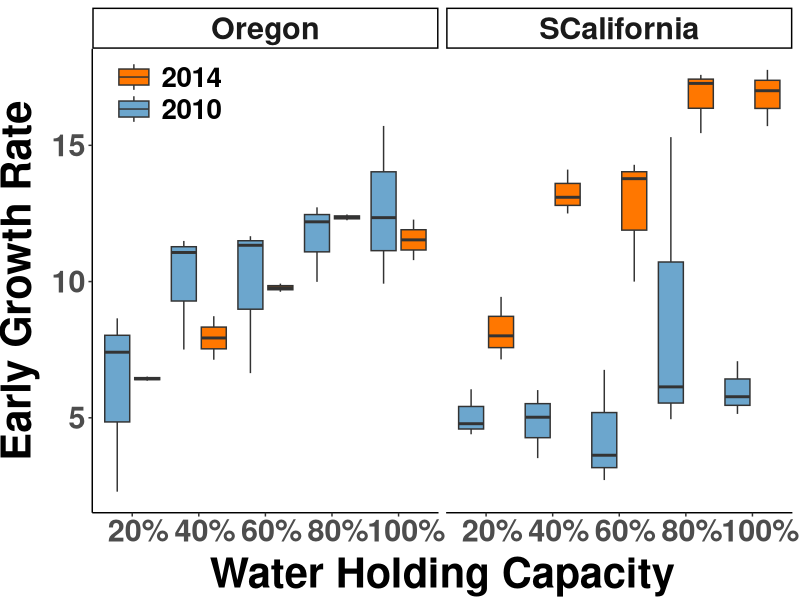
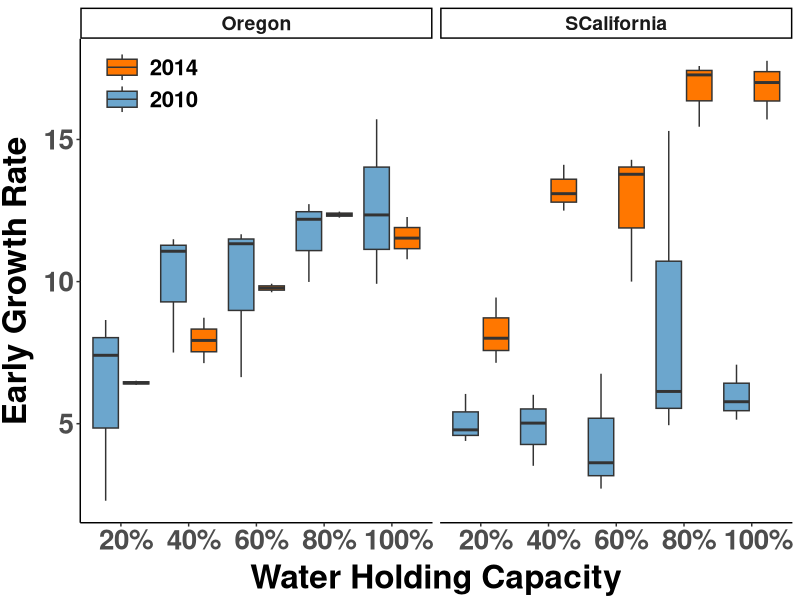
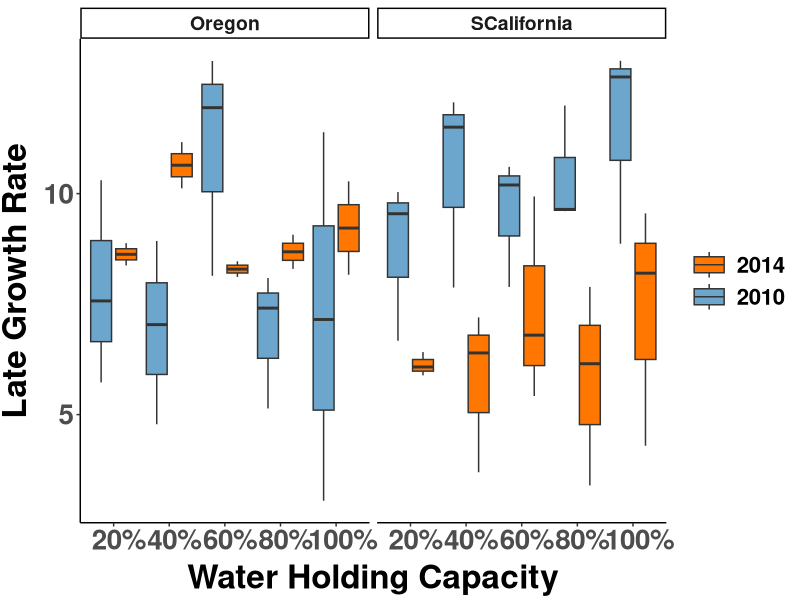
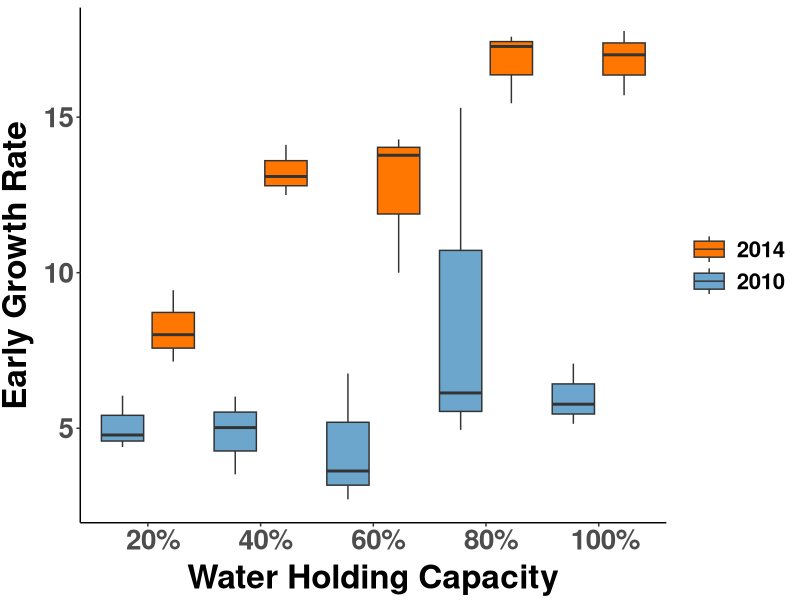
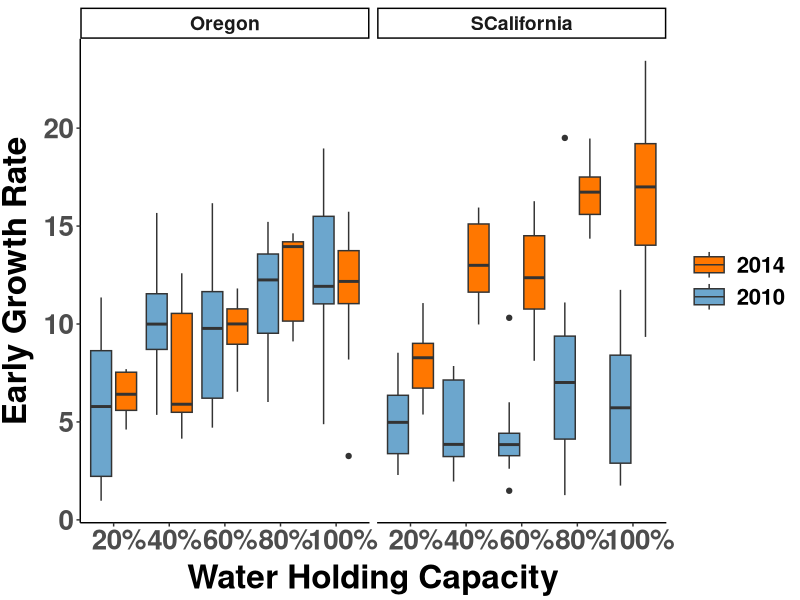
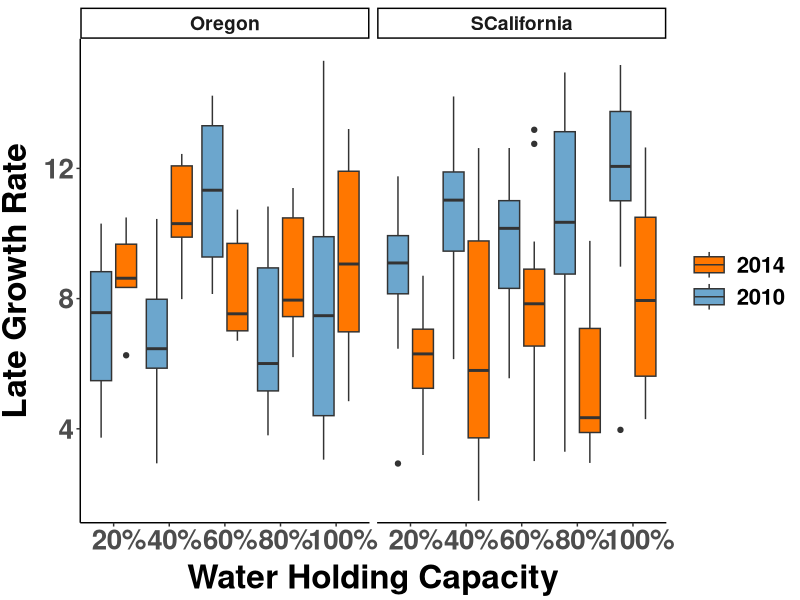
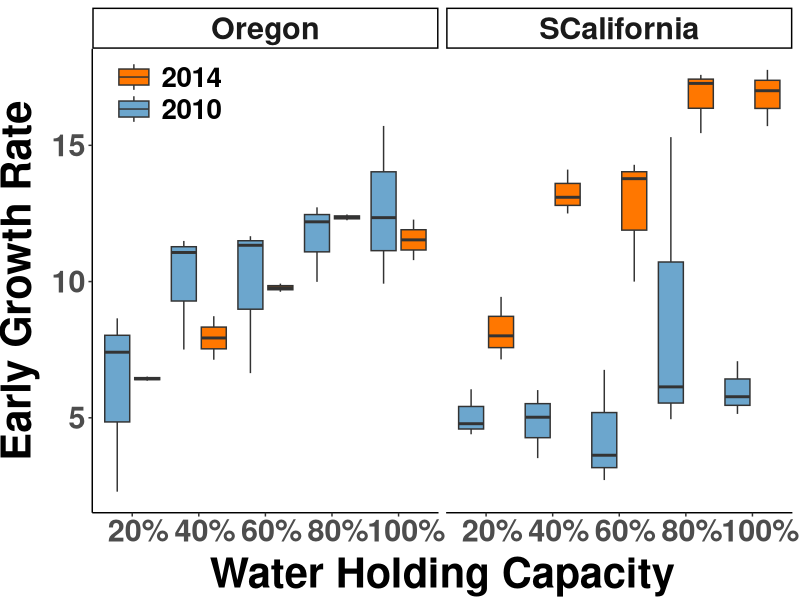
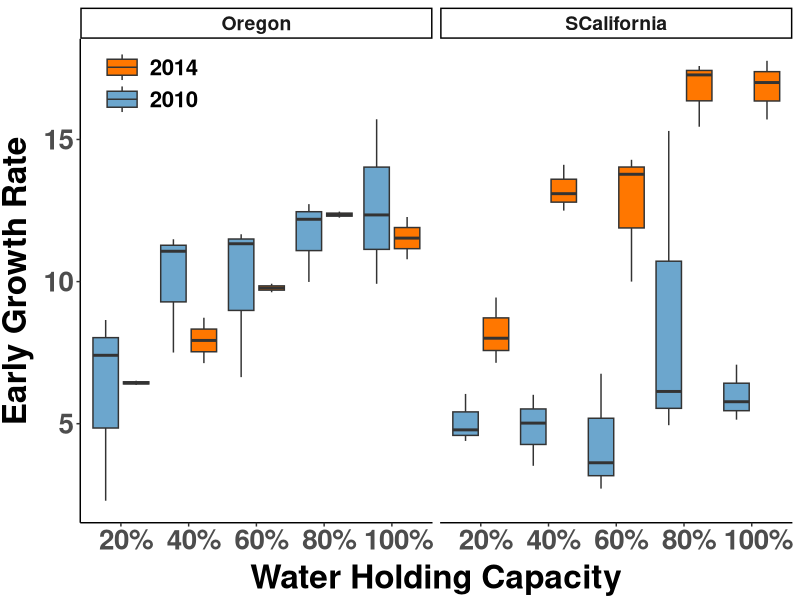

Here is the R script that generated these plots, in order:
##################################################################################
## Organize data for phenosight 1 experiment
## 
## Author Daniel Anstett
## 
## 
## Written Jan 22 2026
###################################################################################
#Import libraries
library(tidyverse)
library(car)
library(lme4)
library(lmtest)
#library(ggh4x)
###################################################################################
#Import Data
#Growth Rate Data
GR_early <- read_csv("data/Experiment01_EarlyGrowth_Mimulus.csv")
GR_late <- read_csv("data/Experiment01_LateGrowth_Mimulus.csv")
#Table that gives the pop/year info
decode <- read_csv("data/decode.csv")
#Merge early and late
GR_early2 <- merge(GR_early, decode, by = "Population")
GR_early2$Treatment <- factor(GR_early2$Treatment, levels = c("20%", "40%", "60%", "80%", "100%"))
GR_late2 <- merge(GR_late, decode, by = "Population")
GR_late2$Treatment <- factor(GR_late2$Treatment, levels = c("20%", "40%", "60%", "80%", "100%"))
#Make a data frame that has line(pop) means
GR_early3 <- GR_early2 %>%
  group_by(Population, Treatment) %>%
  summarise(GR = mean(GR, na.rm = TRUE),Site = first(Site), Year = first(Year), .groups = 'drop')
GR_late3 <- GR_late2 %>%
  group_by(Population, Treatment) %>%
  summarise(GR = mean(GR, na.rm = TRUE),Site = first(Site), Year = first(Year), .groups = 'drop')
###################################################################################
###################################################################################
#Run Models for Growth Rate for line means
gr_early <- lm(GR ~ Site*Year+Treatment,data=GR_early3)
#summary(gr_early)
Anova(gr_early,type=3)
gr_late <- lm(GR ~ Site*Year+Treatment,data=GR_late3)
#summary(gr_late)
Anova(gr_late,type=3)



#################################### Make Plot Growth Rates #####################################
########################################### For NSF Grant ##########################################
### Early Growth Rate Line Means ###
ggplot(GR_early3, aes(x = Treatment, y = GR, fill = factor(Year))) +
  geom_boxplot(position = position_dodge(width = 0.9)) +
  scale_fill_manual(values = c("2010" = "skyblue3", "2014" = "#FF7700"),
                    name = "Year") +
  scale_y_continuous(breaks = c(0,5,10,15,20))+
  facet_wrap(~ Site) +
  labs(x = "Water Holding Capacity", y = "Early Growth Rate") +
  theme_classic() + theme(
    axis.text.x = element_text(size=22, face="bold", hjust = 0.4),
    axis.text.y = element_text(size=22,face="bold"),
    axis.title.x = element_text(color="black", size=30, vjust = 0.5, face="bold"),
    axis.title.y = element_text(color="black", size=30,vjust = 1.7, face="bold",hjust=0.5),
    legend.title = element_blank(),
    legend.text = element_text(size = 20,face="bold"),  # Increase the size of the legend text
    legend.key.size = unit(2, "lines"),  # Increase the size of the legend dots
    legend.key.height = unit(1.6, "lines"), #Reduce height
    strip.text = element_text(size = 22, face = "bold"), #Make strip text larger
    # Move the legend into the whitespace in the top-left corner of the left
    # facet panel (Oregon), instead of it sitting off to the side.
    # >>> ADJUST THESE TWO NUMBERS (x, y) TO REPOSITION THE LEGEND <<<
    legend.position = "inside",
    legend.position.inside = c(0.02, 0.99),   # <-- tweak x/y (0-1 range) here
    legend.justification = c(0, 1),           # anchors legend's top-left corner
    legend.background = element_rect(fill = "white", color = NA)
  )+
  guides(color = guide_legend(reverse = TRUE, override.aes = list(linetype = 0)),
         fill  = guide_legend(reverse = TRUE))
ggsave("graphs/growth/Site_year_gr_early_means.pdf",width=12, height = 6, units = "in")


#################################### Make Plot Growth Rates #####################################
########################################### For paper ##########################################
### Early Growth Rate Line Means ###
ggplot(GR_early3, aes(x = Treatment, y = GR, fill = factor(Year))) +
  geom_boxplot(position = position_dodge(width = 0.9)) +
  scale_fill_manual(values = c("2010" = "skyblue3", "2014" = "#FF7700"),
                    name = "Year") +
  scale_y_continuous(breaks = c(0,5,10,15,20))+
  facet_wrap(~ Site) +
  labs(x = "Water Holding Capacity", y = "Early Growth Rate") +
  theme_classic() + theme(
    axis.text.x = element_text(size=20, face="bold", hjust = 0.4),
    axis.text.y = element_text(size=20,face="bold"),
    axis.title.x = element_text(color="black", size=24, vjust = 0.5, face="bold"),
    axis.title.y = element_text(color="black", size=24,vjust = 1.7, face="bold",hjust=0.5),
    legend.title = element_blank(),
    legend.text = element_text(size = 16,face="bold"),  # Increase the size of the legend text
    legend.key.size = unit(2, "lines"),  # Increase the size of the legend dots
    legend.key.height = unit(1.6, "lines"), #Reduce height
    strip.text = element_text(size = 14, face = "bold"), #Make strip text larger
    # Move the legend into the whitespace in the top-left corner of the left
    # facet panel (Oregon), instead of it sitting off to the side.
    # >>> ADJUST THESE TWO NUMBERS (x, y) TO REPOSITION THE LEGEND <<<
    legend.position = "inside",
    legend.position.inside = c(0.02, 0.99),   # <-- tweak x/y (0-1 range) here
    legend.justification = c(0, 1),           # anchors legend's top-left corner
    legend.background = element_rect(fill = "white", color = NA)
  )+
  guides(color = guide_legend(reverse = TRUE, override.aes = list(linetype = 0)),
         fill  = guide_legend(reverse = TRUE))
ggsave("graphs/growth/Site_year_gr_early_means.pdf",width=12, height = 6, units = "in")





#####################################################################################################
#####################################################################################################
### late Growth Rate Line Means ###
ggplot(GR_late3, aes(x = Treatment, y = GR, fill = factor(Year))) +
  geom_boxplot(position = position_dodge(width = 0.9)) +
  scale_fill_manual(values = c("2010" = "skyblue3", "2014" = "#FF7700"),
                    name = "Year") +
  scale_y_continuous(breaks = c(0,5,10,15,20))+
  facet_wrap(~ Site) +
  labs(x = "Water Holding Capacity", y = "Late Growth Rate") +
  theme_classic() + theme(
    axis.text.x = element_text(size=20, face="bold", hjust = 0.4),
    axis.text.y = element_text(size=20,face="bold"),
    axis.title.x = element_text(color="black", size=24, vjust = 0.5, face="bold"),
    axis.title.y = element_text(color="black", size=24,vjust = 1.7, face="bold",hjust=0.5),
    legend.title = element_blank(),
    legend.text = element_text(size = 16,face="bold"),  # Increase the size of the legend text
    legend.key.size = unit(2, "lines"),  # Increase the size of the legend dots
    legend.key.height = unit(1.6, "lines"), #Reduce height
    strip.text = element_text(size = 14, face = "bold") #Make strip text larger
  )+
  guides(color = guide_legend(reverse = TRUE, override.aes = list(linetype = 0)),
         fill  = guide_legend(reverse = TRUE))

ggsave("graphs/growth/Site_year_gr_late_means.pdf",width=12, height = 6, units = "in")


##### Merge early and late into one 2x2 graphic.


################ For Grants & Presentations ##########################

#Only S California
GR_early3_scal <- GR_early3 %>%
  filter(Site %in% c("SCalifornia"))

ggplot(GR_early3_scal, aes(x = Treatment, y = GR, fill = factor(Year))) +
  geom_boxplot(position = position_dodge(width = 0.9)) +
  scale_fill_manual(values = c("2010" = "skyblue3", "2014" = "#FF7700"),
                    name = "Year") +
  scale_y_continuous(breaks = c(0,5,10,15,20))+
  facet_wrap(~ Site) +
  labs(x = "Water Holding Capacity", y = "Early Growth Rate") +
  theme_classic() + theme(
    axis.text.x = element_text(size=20, face="bold", hjust = 0.4),
    axis.text.y = element_text(size=20,face="bold"),
    axis.title.x = element_text(color="black", size=24, vjust = 0.5, face="bold"),
    axis.title.y = element_text(color="black", size=24,vjust = 1.7, face="bold",hjust=0.5),
    legend.title = element_blank(),
    legend.text = element_text(size = 16,face="bold"),
    legend.key.size = unit(2, "lines"),
    legend.key.height = unit(1.6, "lines"),
    strip.text = element_blank(),        # removes header text
    strip.background = element_blank()   # removes header box
  )+
  guides(color = guide_legend(reverse = TRUE, override.aes = list(linetype = 0)),
         fill  = guide_legend(reverse = TRUE))

ggsave("graphs/growth/SCal_site_year_gr_early_means_cali.pdf", width=6, height=4, units="in")














###############################################################################################
###############################################################################################


######################################## All Data Points #######################################

#Early Growth Rate All Data Points
ggplot(GR_early2, aes(x = Treatment, y = GR, fill = factor(Year))) +
  geom_boxplot(position = position_dodge(width = 0.9)) +
  scale_fill_manual(values = c("2010" = "skyblue3", "2014" = "#FF7700"),
                    name = "Year") +
  facet_wrap(~ Site) +
  labs(x = "Water Holding Capacity", y = "Early Growth Rate") +
  theme_classic() + theme(
    axis.text.x = element_text(size=20, face="bold", hjust = 0.4),
    axis.text.y = element_text(size=20,face="bold"),
    axis.title.x = element_text(color="black", size=24, vjust = 0.5, face="bold"),
    axis.title.y = element_text(color="black", size=24,vjust = 1.7, face="bold",hjust=0.5),
    legend.title = element_blank(),
    legend.text = element_text(size = 16,face="bold"),  # Increase the size of the legend text
    legend.key.size = unit(2, "lines"),  # Increase the size of the legend dots
    legend.key.height = unit(1.6, "lines"), #Reduce height
    strip.text = element_text(size = 14, face = "bold") #Make strip text larger
  )+
  guides(color = guide_legend(reverse = TRUE, override.aes = list(linetype = 0)),
         fill  = guide_legend(reverse = TRUE))

#ggsave("graphs/growth/Site_year_gr_early_all.pdf",width=12, height = 6, units = "in")

#late Growth Rate All Data Points
ggplot(GR_late2, aes(x = Treatment, y = GR, fill = factor(Year))) +
  geom_boxplot(position = position_dodge(width = 0.9)) +
  scale_fill_manual(values = c("2010" = "skyblue3", "2014" = "#FF7700"),
                    name = "Year") +
  facet_wrap(~ Site) +
  labs(x = "Water Holding Capacity", y = "Late Growth Rate") +
  theme_classic() + theme(
    axis.text.x = element_text(size=20, face="bold", hjust = 0.4),
    axis.text.y = element_text(size=20,face="bold"),
    axis.title.x = element_text(color="black", size=24, vjust = 0.5, face="bold"),
    axis.title.y = element_text(color="black", size=24,vjust = 1.7, face="bold",hjust=0.5),
    legend.title = element_blank(),
    legend.text = element_text(size = 16,face="bold"),  # Increase the size of the legend text
    legend.key.size = unit(2, "lines"),  # Increase the size of the legend dots
    legend.key.height = unit(1.6, "lines"), #Reduce height
    strip.text = element_text(size = 14, face = "bold") #Make strip text larger
  )+
  guides(color = guide_legend(reverse = TRUE, override.aes = list(linetype = 0)),
         fill  = guide_legend(reverse = TRUE))

#ggsave("graphs/growth/Site_year_gr_late_all.pdf",width=12, height = 6, units = "in")
